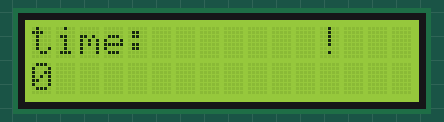
Recording of a sketch running on a simulated Arduino Uno, built with avr-gcc and run on an emulated ATmega328P. Shown: 16×2 character LCD.

Above: at 0.1 s.
At 4.1 s:
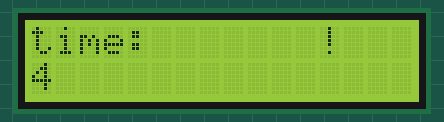
At 9.1 s:
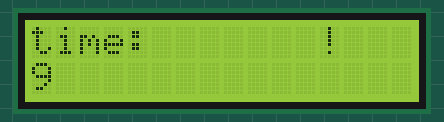
At 19.1 s:
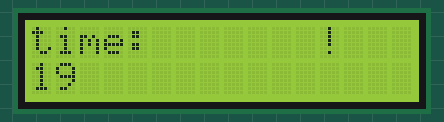
At 28.1 s:
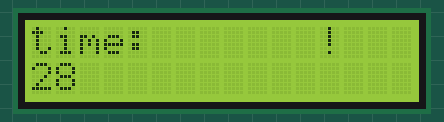
At 38.1 s:
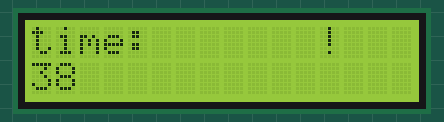

The sketch:

LCD_Example.ino
```cpp
/*
 * LCD Example, nibble interface
 * Uses library to talk with Hitachi HD44780 chip on LCD
 Based on:
 http://www.arduino.cc/en/Tutorial/LiquidCrystal
 */

// include the library code (default part of AVR):
#include <LiquidCrystal.h>
#define LCD_RS 12
#define LCD_Enable 11
#define LCD_D4 5
#define LCD_D5 4
#define LCD_D6 3
#define LCD_D7 2

// initialize the library with the numbers of the interface pins
LiquidCrystal lcd(LCD_RS, LCD_Enable, LCD_D4, LCD_D5, LCD_D6, LCD_D7);
void setup()
{
  // set up the LCD's number of columns and rows:
  lcd.clear();
  lcd.begin(16, 2);
  // Print a message to the LCD.
  lcd.print("hello, world!");
}
void loop()
{
  // set the cursor to column 0, line 1
  // (note: line 1 is the second row, since counting begins with 0):
  lcd.setCursor(0, 1);
  // print the number of seconds since reset:
  lcd.print(millis() / 1000);
  lcd.setCursor(0,0);
  lcd.print("time:       ");
  delay(100);//just for the demo, wait a bit
}
```

Measured:
- what the display in image 1 shows lasts 1.1 s, from 4.0 s to 5.1 s
